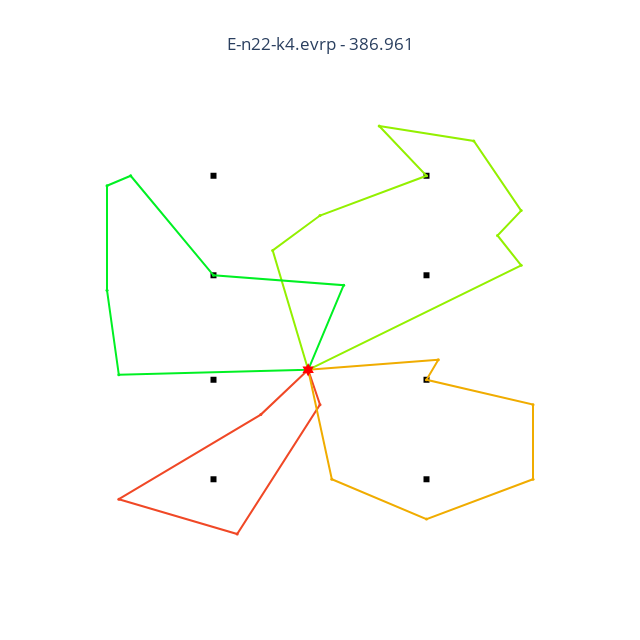

Notebook cell for this chart:
### Code cell
plot_instance("E-n22-k4.evrp")

### Figure 1 — Plotly figure (JSON) as saved in the notebook; plotly's stock layout.template omitted (floating-point values rounded to 4 significant figures)
{"data": [{"marker": {"color": "black", "size": 6, "symbol": "square"}, "mode": "markers", "name": "station", "type": "scatter", "x": [137, 137, 137, 137, 155, 155, 155, 155], "y": [193, 213, 234, 254, 193, 213, 234, 254]}, {"line": {"color": "rgb(240,72,38,240)", "width": 2}, "mode": "lines", "name": "EVRP1", "type": "scatter", "x": [145, 141, 129, 139, 146, 145], "y": [215, 206, 189, 182, 208, 215]}, {"line": {"color": "rgb(240,172,0,240)", "width": 2}, "mode": "lines", "name": "EVRP2", "type": "scatter", "x": [145, 147, 155, 164, 164, 155, 156, 145], "y": [215, 193, 185, 193, 208, 213, 217, 215]}, {"line": {"color": "rgb(147,240,0,240)", "width": 2}, "mode": "lines", "name": "EVRP3", "type": "scatter", "x": [145, 163, 161, 163, 159, 151, 155, 146, 142, 145], "y": [215, 236, 242, 247, 261, 264, 254, 246, 239, 215]}, {"line": {"color": "rgb(0,240,35,240)", "width": 2}, "mode": "lines", "name": "EVRP4", "type": "scatter", "x": [145, 129, 128, 128, 130, 137, 148, 145], "y": [215, 214, 231, 252, 254, 234, 232, 215]}, {"marker": {"color": "rgb(240,72,38,240)", "size": 3}, "mode": "markers", "name": "EVRP1", "type": "scatter", "x": [145, 141, 129, 139, 146, 145], "y": [215, 206, 189, 182, 208, 215]}, {"marker": {"color": "rgb(240,172,0,240)", "size": 3}, "mode": "markers", "name": "EVRP2", "type": "scatter", "x": [145, 147, 155, 164, 164, 155, 156, 145], "y": [215, 193, 185, 193, 208, 213, 217, 215]}, {"marker": {"color": "rgb(147,240,0,240)", "size": 3}, "mode": "markers", "name": "EVRP3", "type": "scatter", "x": [145, 163, 161, 163, 159, 151, 155, 146, 142, 145], "y": [215, 236, 242, 247, 261, 264, 254, 246, 239, 215]}, {"marker": {"color": "rgb(0,240,35,240)", "size": 3}, "mode": "markers", "name": "EVRP4", "type": "scatter", "x": [145, 129, 128, 128, 130, 137, 148, 145], "y": [215, 214, 231, 252, 254, 234, 232, 215]}, {"marker": {"color": "red", "size": 10, "symbol": "hexagram"}, "mode": "markers", "name": "depot", "type": "scatter", "x": [145], "y": [215]}], "layout": {"height": 640, "showlegend": false, "title": {"text": "E-n22-k4.evrp - 386.961", "x": 0.5}, "width": 640, "xaxis": {"visible": false}, "yaxis": {"visible": false}}}
